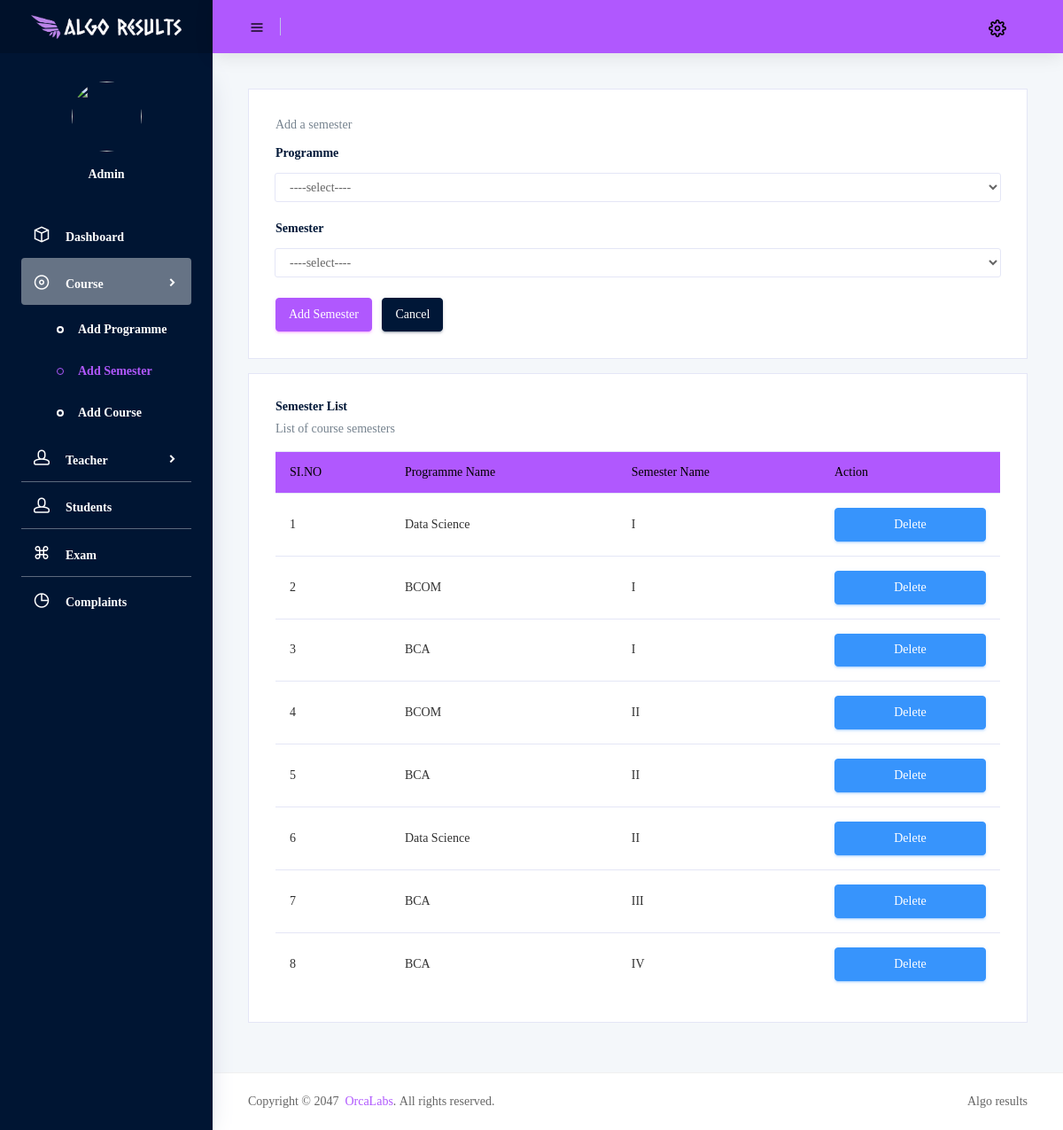
Screenshot of /Project/Admin/Semester.php with the database file from the repository.
### tables this page shows
CREATE TABLE IF NOT EXISTS `tbl_semester` (
  `semester_id` int NOT NULL AUTO_INCREMENT,
  `programme_id` int NOT NULL,
  `semester_name` varchar(50) NOT NULL,
  PRIMARY KEY (`semester_id`)
);

CREATE TABLE IF NOT EXISTS `tbl_programme` (
  `programme_id` int NOT NULL AUTO_INCREMENT,
  `programme_name` varchar(50) NOT NULL,
  PRIMARY KEY (`programme_id`)
);

CREATE TABLE IF NOT EXISTS `tbl_sem` (
  `sem_id` int NOT NULL,
  `sem_name` varchar(50) NOT NULL,
  PRIMARY KEY (`sem_id`)
);

### Project/Admin/Semester.php (the view, shortened to what this page needs)
<?php
include("../Assets/Connection/Connection.php");
include('Head.php');
?>
<!DOCTYPE html>
<html lang="en">
<head>
	<link rel="stylesheet" href="../Assets/CSS/Font.css">
</head>
<body>
	<div class="row">
		<div class="col-12 grid-margin stretch-card">
			<div class="card">
				<div class="card-body">
					<p class="card-description">
						Add a semester
					</p>
					<form action="" method="POST" class="forms-sample">
						<div class="form-group">
							<label for="programme">
								<h4 class="card-title">Programme</h4>
							</label>
							<select class="form-control js-example-basic-single w-100" name="programme_id" id="programme_id" required>
								<option value="">----select----</option>
							</select>
						</div>
						<div class="form-group">
							<label for="semester">
								<h4 class="card-title">Semester</h4>
							</label>
							<select class="form-control js-example-basic-single w-100" name="semester" required>
								<option value="">----select----</option>
							</select>
						</div>
						<button type="submit" class="btn btn-primary mr-2" name="btn_submit">Add Semester</button>
						<button type="reset" class="btn btn-dark">Cancel</button>
					</form>
				</div>
			</div>
		</div>
	</div>
	<div class="row">
		<div class="col-lg-12 grid-margin stretch-card">
			<div class="card">
				<div class="card-body">
					<h4 class="card-title">Semester list</h4>
					<p class="card-description">
						List of course semesters
					</p>
					<div class="table-responsive">
						<table class="table table-hover">
							<thead>
								<tr>
									<td> SI.NO </td>
									<td> Programme&nbsp;Name </td>
									<td> Semester&nbsp;Name </td>
									<td> Action </td>
								</tr>
							</thead>
							<tbody>
								<?php
								$i = 0;
								$selsql = "SELECT * FROM tbl_semester s inner join tbl_programme p on p.programme_id=s.programme_id INNER JOIN tbl_sem sem ON sem.sem_id=s.semester_name ORDER BY sem_id";
								$data = mysqli_query($con, $selsql);
								while ($row = mysqli_fetch_assoc($data)) {
									$i++;
								?>
									<tr>
										<td> <?php echo $i; ?> </td>
										<td> <?php echo $row["programme_name"]; ?> </td>
										<td> <?php echo $row["sem_name"]; ?> </td>
										<td><a href="Semester.php?del=<?php echo $row["semester_id"]; ?>"><button class="btn btn-info btn-block mr-2">Delete</button></a></td>
									</tr>
								<?php
								}
								?>
							</tbody>
						</table>
					</div>
				</div>
			</div>
		</div>
	</div>
</body>
<?php
include('Foot.php');
?>
</html>

### Project/Admin/Semester.php (style rules this page uses)
thead th, thead td { color: black; background-color: #b058fe; }
tbody th, tbody td { color: #313131; }

### rows the page displays
tbl_semester: programme.programme_name "Data Science", tbl_sem.sem_name "I"
tbl_semester: programme.programme_name "BCOM", tbl_sem.sem_name "I"
tbl_semester: programme.programme_name "BCA", tbl_sem.sem_name "I"
tbl_semester: programme.programme_name "BCOM", tbl_sem.sem_name "II"
tbl_semester: programme.programme_name "BCA", tbl_sem.sem_name "II"
tbl_semester: programme.programme_name "Data Science", tbl_sem.sem_name "II"
tbl_semester: programme.programme_name "BCA", tbl_sem.sem_name "III"
tbl_semester: programme.programme_name "BCA", tbl_sem.sem_name "IV"
